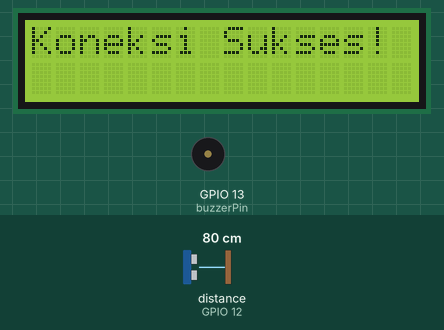
Recording of a sketch running on a simulated ESP8266 (NodeMCU). Parts: 16×2 character LCD, buzzer (waves = sounding, pin HIGH). Wiring (inferred from the names in the program): ultrasonic range finder: trigger GPIO 14; echo GPIO 12. Inputs (shaded band) come from the test bench; at power-on: distance to the obstacle (sensor on GPIO 12) 80 cm. The echo pulse lasts 58.3 µs per cm; WiFi joins after 1.5 s; servers stay silent unless stated; pins used as bus, display or sensor lines are not drawn; what the sketch prints to the serial monitor is not drawn.

Above: at 1.7 s.
At 4.19 s:
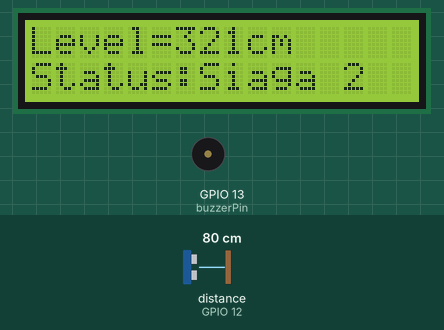
4.2 s: distance to the obstacle (sensor on GPIO 12) set to 197 cm
At 5.5 s:
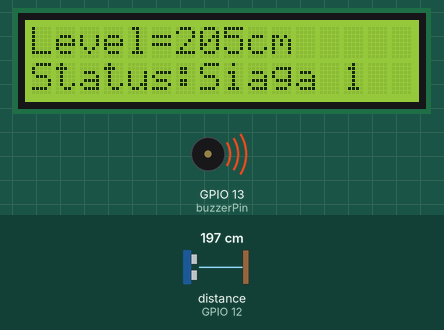
6.5 s: distance to the obstacle (sensor on GPIO 12) set to 205 cm
At 7.6 s:
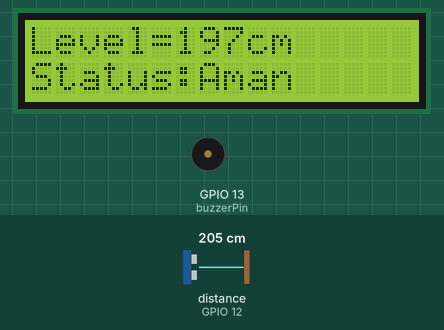
8.4 s: distance to the obstacle (sensor on GPIO 12) set to 4 cm
At 9.48 s:
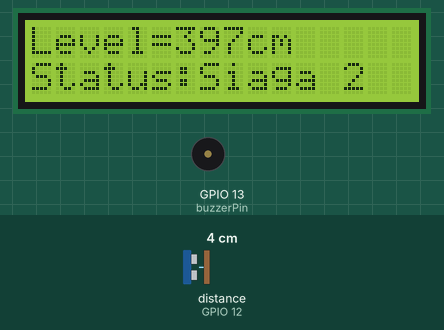
Timing chart, 0 to 16.1 s (numbered marks = the images above; inputs shaded):
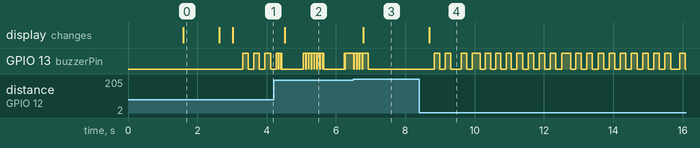

The sketch:

P4_Deteksi_Banjir_Telegram.ino
```cpp
/*********************************************
  Program : Deteksi Banjir - Firebase RTDB Only (Real-Time Responsif)
  Output  : LCD, Firebase RTDB
*********************************************/
#include <ESP8266WiFi.h>
#include <LiquidCrystal_I2C.h>
#include <FirebaseESP8266.h>

// Konfigurasi WiFi
char ssid[] = "Ciganitiry";
char pass[] = "Mabelku18";


// Konfigurasi Firebase Anda
#define FIREBASE_HOST "safe-93f61-default-rtdb.asia-southeast1.firebasedatabase.app"
#define FIREBASE_API_KEY "AIzaSyChO4h8v33LB_ovIXcBg-yVJrmN40N0WUk"
#define DEVICE_EMAIL "device@safe.id"
#define DEVICE_PASSWORD "device_safe_123" // Ganti dengan password yang Anda buat di Firebase Auth

// Variabel Firebase
FirebaseData fbdo;
FirebaseAuth auth_fb;
FirebaseConfig config_fb;

// Inisialisasi Perangkat
LiquidCrystal_I2C lcd(0x27, 16, 2);
const int trigPin = 14; // Pin D5 pada NodeMCU
const int echoPin = 12; // Pin D6 pada NodeMCU
const int buzzerPin = 13; // Pin D7 pada NodeMCU

#define SOUND_VELOCITY 0.034
long duration;
int d_cm;
int H = 400;          // Default Tinggi tangki, akan di-overwrite oleh OTA
int level;            // Tinggi air dalam cm = H - d_cm (sensor menghadap ke BAWAH)
int s1 = 0, s2 = 0;
String status;

// Variabel Ambang Ketinggian Air OTA (Default Pengmas, akan di-overwrite oleh OTA)
int LEVEL_SIAGA1 = 200;
int LEVEL_SIAGA2 = 300;
int buzzerMode = 1;      // Default: 1 (Otomatis)

// Variabel Non-blocking beeping buzzer
unsigned long lastBuzzerToggle = 0;
bool buzzerState = false;
String lastBuzzerStatus = "Aman";
unsigned long statusChangeTime = 0;
const unsigned long buzzerTimeout = 30000; // [FIX] 30 detik timeout (bukan 2 menit)


void baca_level(int median_d);

// Timer & Variabel Filter Penstabil Sinyal
unsigned long lastSensorRead = 0;
const unsigned long sensorInterval = 80;       // Baca sensor setiap 80ms (Super Real-time & Responsif)
unsigned long lastHeartbeatUpdate = 0;
const unsigned long heartbeatInterval = 3000;  // Kirim detak jantung setiap 3 detik jika air tenang
unsigned long lastFirebaseTxTime = 0;          // Catat waktu kirim WiFi terakhir untuk cooldown tegangan
unsigned long lastOtaCheck = 0;
const unsigned long otaInterval = 10000;       // [FIX] Cek OTA setiap 10 detik (bukan 2 detik) agar sensor tidak terputus

// Buffer untuk Moving Median
int samples[3] = {0, 0, 0};
int sampleIdx = 0;

// Variabel dihapus karena laju air kini 100% dihitung di Web Dashboard

// Throttling Firebase (Mencegah spam write fluktuasi kecil)
unsigned long lastFirebaseWrite = 0;
const unsigned long firebaseWriteInterval = 1500; // Kirim fluktuasi kecil maksimal tiap 1.5 detik
unsigned long lastFirebaseLevelWrite = 0;
const unsigned long firebaseForceWriteInterval = 300000; // Force write level minimal setiap 5 menit (300,000 ms)
unsigned long lastSuccessfulTxTime = 0; // Catat waktu komunikasi Firebase terakhir yang berhasil


int ukur_satu(); // Deklarasi fungsi ukur

void setup() {
  Serial.begin(115200);
  pinMode(trigPin, OUTPUT);
  pinMode(echoPin, INPUT);
  pinMode(buzzerPin, OUTPUT);
  digitalWrite(buzzerPin, LOW);

  lcd.init();
  lcd.backlight();
  lcd.clear();
  lcd.print("  Sistem Aktif  ");
  WiFi.mode(WIFI_STA);
  WiFi.begin(ssid, pass);

  while (WiFi.status() != WL_CONNECTED) {
    delay(500);
    Serial.print(".");
  }

  lcd.clear();
  lcd.print("Koneksi Sukses!");
  delay(1000);

  // Inisialisasi Firebase SECURE (Email/Password)
  lcd.clear();
  lcd.print("Auth Firebase...");

  config_fb.database_url = FIREBASE_HOST;
  config_fb.api_key = FIREBASE_API_KEY;
  auth_fb.user.email = DEVICE_EMAIL;
  auth_fb.user.password = DEVICE_PASSWORD;

  Firebase.begin(&config_fb, &auth_fb);
  Firebase.reconnectWiFi(true);

  // --- DOWNLOAD KONFIGURASI OTA (Over-The-Air) DARI FIREBASE ---
  lcd.clear();
  lcd.print("Kalibrasi OTA...");
  if (Firebase.getJSON(fbdo, "/sensor_data/config")) {
    FirebaseJson &json = fbdo.jsonObject();
    FirebaseJsonData data;

    if (json.get(data, "/max_height") && data.success && data.type == "int") {
      H = data.intValue;
    }
    if (json.get(data, "/siaga1") && data.success && data.type == "int") {
      LEVEL_SIAGA1 = data.intValue;
    }
    if (json.get(data, "/siaga2") && data.success && data.type == "int") {
      LEVEL_SIAGA2 = data.intValue;
    }
    if (json.get(data, "/buzzer_mode") && data.success && data.type == "int") {
      buzzerMode = data.intValue;
    }
  }

  // Isi buffer sampel awal untuk sensor
  for (int i = 0; i < 3; i++) {
    samples[i] = ukur_satu();
    delay(60);
  }

  lcd.clear();
  lcd.print("Level=");
  lcd.setCursor(0,1);
  lcd.print("Status:");
  lastSuccessfulTxTime = millis(); // Mulai hitung watchdog dari akhir setup
}

int lastSentLevel = -999;
String lastStatus = "";

void loop() {
  yield(); // Beri napas pada ESP8266 agar terhindar dari WDT Reset

  // 1. Baca 1 sampel sensor setiap 80ms, HANYA jika tegangan sudah stabil (minimal 50ms setelah transmisi WiFi terakhir)
  if (millis() - lastSensorRead >= sensorInterval && millis() - lastFirebaseTxTime >= 50) {
    lastSensorRead = millis();

    // [FIX] Matikan buzzer sementara saat baca sensor agar tidak ada noise elektrik
    // yang mengganggu sinyal pulseIn() HC-SR04
    bool buzzerWasOn = buzzerState;
    if (buzzerWasOn) digitalWrite(buzzerPin, LOW);

    int new_sample = ukur_satu();

    // [FIX] Nyalakan kembali buzzer setelah sensor selesai dibaca
    if (buzzerWasOn) digitalWrite(buzzerPin, HIGH);
    // Validasi jangkauan sensor HC-SR04 (2cm s.d 400cm)
    if (new_sample >= 2 && new_sample <= 400) {
      samples[sampleIdx] = new_sample;
      sampleIdx = (sampleIdx + 1) % 3;

      // Ambil median dari 3 sampel terakhir
      int a = samples[0];
      int b = samples[1];
      int c = samples[2];
      if(a > b) { int t=a; a=b; b=t; }
      if(b > c) { int t=b; b=c; c=t; }
      if(a > b) { int t=a; a=b; b=t; }
      int median_d = b;

      baca_level(median_d); // Proses ketinggian air (EMA filter) & update LCD

      // Cek kondisi pengiriman ke Firebase
      bool statusChanged = (status != lastStatus);
      bool levelChangedSignificantly = (abs(level - lastSentLevel) >= 3);
      bool timeToUpdate = (millis() - lastFirebaseWrite >= firebaseWriteInterval);
      bool forceWrite = (millis() - lastFirebaseLevelWrite >= firebaseForceWriteInterval);

      // 2. SMART ADAPTIVE REPORTING: Kirim instan jika status berubah atau level berubah drastis,
      //    atau jika sudah lama tidak kirim (forceWrite) agar grafik tidak macet saat tenang.
      if ((level != lastSentLevel && (statusChanged || levelChangedSignificantly || timeToUpdate)) || forceWrite) {
        if (Firebase.setInt(fbdo, "/sensor_data/water_level", level)) {
          lastSentLevel = level;
          lastStatus = status;
          lastFirebaseWrite = millis();
          lastFirebaseLevelWrite = millis();
          lastFirebaseTxTime = millis(); // Catat waktu transmisi WiFi
          lastSuccessfulTxTime = millis(); // Catat sukses transmisi
        }
      }
    }
  }

  // 3. Heartbeat berkala agar web tahu alat tetap aktif (online)
  if (millis() - lastHeartbeatUpdate >= heartbeatInterval) {
    FirebaseJson json;
    json.set(".sv", "timestamp");
    if (Firebase.set(fbdo, "/sensor_data/ts", json)) {
      lastFirebaseTxTime = millis(); // Catat waktu kirim heartbeat juga
      lastSuccessfulTxTime = millis(); // Catat sukses transmisi
    }
    lastHeartbeatUpdate = millis();
  }

  // (Fitur Laju Air telah dipindah ke Web Dashboard untuk meringankan beban ESP8266)

  // 5. Update konfigurasi OTA secara berkala (setiap 15 detik) menggunakan single request JSON
  if (millis() - lastOtaCheck >= otaInterval) {
    lastOtaCheck = millis();
    bool updated = false;

    if (Firebase.getJSON(fbdo, "/sensor_data/config")) {
      lastSuccessfulTxTime = millis(); // Catat sukses komunikasi
      FirebaseJson &json = fbdo.jsonObject();
      FirebaseJsonData data;

      if (json.get(data, "/max_height") && data.success && data.type == "int") {
        int new_H = data.intValue;
        if (new_H != H) { H = new_H; updated = true; }
      }
      if (json.get(data, "/siaga1") && data.success && data.type == "int") {
        int new_s1 = data.intValue;
        if (new_s1 != LEVEL_SIAGA1) { LEVEL_SIAGA1 = new_s1; updated = true; }
      }
      if (json.get(data, "/siaga2") && data.success && data.type == "int") {
        int new_s2 = data.intValue;
        if (new_s2 != LEVEL_SIAGA2) { LEVEL_SIAGA2 = new_s2; updated = true; }
      }
      if (json.get(data, "/buzzer_mode") && data.success && data.type == "int") {
        int new_buzzerMode = data.intValue;
        if (new_buzzerMode != buzzerMode) { buzzerMode = new_buzzerMode; updated = true; }
      }
    }

    if (updated) {
      Serial.println("Konfigurasi OTA Diperbarui secara Real-time!");
      // Hitung ulang level air menggunakan nilai median terakhir
      int a = samples[0];
      int b = samples[1];
      int c = samples[2];
      if(a > b) { int t=a; a=b; b=t; }
      if(b > c) { int t=b; b=c; c=t; }
      if(a > b) { int t=a; a=b; b=t; }
      baca_level(b);
    }
  }

  // 5. Logika Buzzer Non-blocking
  if (buzzerMode == 0) {
    // Mode 0: Senyap / Mute
    digitalWrite(buzzerPin, LOW);
    buzzerState = false;
  }
  else if (buzzerMode == 2) {
    // Mode 2: Tes Bunyi (Aktif Terus)
    digitalWrite(buzzerPin, HIGH);
    buzzerState = true;
  }
  else {
    // Mode 1: Otomatis (Mengikuti Ketinggian Air)

    // [FIX] Reset timer saat status kembali Aman agar buzzer bisa bunyi lagi di bahaya berikutnya
    if (status != lastBuzzerStatus) {
      lastBuzzerStatus = status;
      // Reset timer hanya saat masuk kondisi bahaya (bukan saat kembali Aman)
      if (status == "Siaga 1" || status == "Siaga 2") {
        statusChangeTime = millis();
      }
    }

    // Cek apakah bunyi alarm sudah melebihi batas waktu (timeout)
    bool isExpired = (millis() - statusChangeTime >= buzzerTimeout);

    if ((status == "Siaga 2" || status == "Siaga 1") && !isExpired) {
      if (status == "Siaga 2") {
        // Siaga 2 (Bahaya) -> Beep cepat: 150ms ON, 150ms OFF
        if (millis() - lastBuzzerToggle >= 150) {
          lastBuzzerToggle = millis();
          buzzerState = !buzzerState;
          digitalWrite(buzzerPin, buzzerState ? HIGH : LOW);
        }
      }
      else if (status == "Siaga 1") {
        // Siaga 1 (Waspada) -> Beep lambat: 600ms ON, 600ms OFF
        if (millis() - lastBuzzerToggle >= 600) {
          lastBuzzerToggle = millis();
          buzzerState = !buzzerState;
          digitalWrite(buzzerPin, buzzerState ? HIGH : LOW);
        }
      }
    }
    else {
      // Aman ATAU waktu berbunyi sudah habis -> matikan buzzer
      digitalWrite(buzzerPin, LOW);
      buzzerState = false;
    }
  }

  // 6. Watchdog Auto-Reboot (Restart jika hilang koneksi Firebase selama > 2 menit / 120 detik)
  if (millis() - lastSuccessfulTxTime >= 120000) {
    Serial.println("⚠️ Kehilangan koneksi Firebase terlalu lama! Merestart perangkat...");
    lcd.clear();
    lcd.print(" Koneksi Hilang ");
    lcd.setCursor(0,1);
    lcd.print(" Auto Restart...");
    delay(1500);
    ESP.restart();
  }
}

// Fungsi bantu: ukur satu sampel d_cm (dalam cm) dengan timeout lebih responsif
int ukur_satu() {
    digitalWrite(trigPin, LOW);
    delayMicroseconds(2);
    digitalWrite(trigPin, HIGH);
    delayMicroseconds(10);
    digitalWrite(trigPin, LOW);
    // Timeout 24000us (24ms) cukup untuk mendeteksi jarak pantulan maksimal ~4 meter
    long dur = pulseIn(echoPin, HIGH, 24000);
    return (int)(dur * SOUND_VELOCITY / 2);
}

void baca_level(int median_d) {
    // Simpan hasil ke variabel global
    d_cm = median_d;
    int raw_level = H - d_cm;
    if (raw_level < 0) raw_level = 0;

    // Smart Adaptive Filter (Tahan Lonjakan / Noise Rejection)
    static float smoothed_level = -1.0;
    static int spike_counter = 0;

    if (smoothed_level < 0) {
        smoothed_level = raw_level;
    } else {
        float diff = abs(raw_level - smoothed_level);
        if (diff >= 5.0) {
            // Jika beda lebih dari 5cm, jangan langsung lompat (bisa jadi noise/lonjakan).
            // Tunggu sampai 3 kali pembacaan berturut-turut konsisten jauh, baru kita anggap perubahan valid.
            spike_counter++;
            if (spike_counter >= 3) {
                smoothed_level = raw_level;
                spike_counter = 0;
            }
        } else {
            // Fluktuasi kecil di bawah 5cm: Saring perlahan agar angka tetap kokoh dan diam (EMA filter)
            smoothed_level = (0.15 * raw_level) + (0.85 * smoothed_level);
            spike_counter = 0; // reset counter karena pembacaan kembali normal
        }
    }
    level = (int)(smoothed_level + 0.5);

    // LCD baris 1: tampilkan level (tinggi air)
    lcd.setCursor(6,0);
    lcd.print(level);
    lcd.print("cm   ");

    // Kondisi Siaga 2 (paling bahaya - dicek DULU karena threshold lebih tinggi)
    if(level >= LEVEL_SIAGA2){
      s2 = 1; s1 = 0;
      status = "Siaga 2";
      lcd.setCursor(7,1); lcd.print("Siaga 2 ");
    }
    // Kondisi Siaga 1 (waspada)
    else if(level >= LEVEL_SIAGA1){
      s1 = 1; s2 = 0;
      status = "Siaga 1";
      lcd.setCursor(7,1); lcd.print("Siaga 1 ");
    }
    // Kondisi Aman
    else {
      status = "Aman";
      s1 = 0; s2 = 0;
      lcd.setCursor(7,1); lcd.print("Aman    ");
    }
}
```

Measured:
- the behaviour switches between 202 and 203 cm on distance to the obstacle (sensor on GPIO 12) (found by bisection; images 2 and 3)
- after the input at 4.2 s, the display: changes after 0.32 s (image 2)
- after the input at 6.5 s, the display: changes after 0.29 s (image 3)
- after the input at 8.4 s, GPIO 13 (buzzerPin): LOW → HIGH after 0.44 s, → LOW 0.15 s later, → HIGH 0.16 s later, → LOW 0.16 s later, … (44 changes in this stretch); the display: changes after 0.29 s (image 4)
- what the display in image 0 shows lasts 1.0 s, from 1.6 s to 2.6 s
